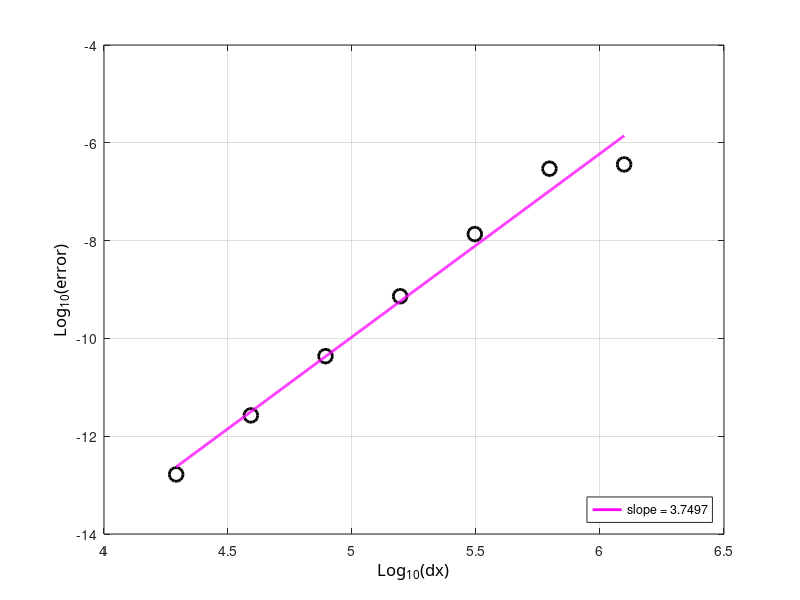

MATLAB code to generate this figure:
clc; clear all; close all;

radius=6371220;
N=[8 16 32 64 128 256 512];
dx=2*pi*radius./(4*N);
e=[1.6810*10^-6 1.1083*10^-7 7.0272*10^-9 4.4093*10^-10 2.7597*10^-11 1.7256*10^-12];
e=[7.2201*10^-6 4.4825*10^-7 2.7976*10^-8 1.7475*10^-9 1.0921*10^-10 6.8256*10^-12];
e=[4.5330*10^-5 2.9233*10^-6 1.8413*10^-7 1.1526*10^-8 7.2074*10^-10 4.5050*10^-11];
e=[9.1275*10^-7 5.4669*10^-8 3.3774*10^-9 2.1023*10^-10 1.3121*10^-11 8.1956*10^-13];
e=[9.2327*10^-7 5.4798*10^-8 3.3815*10^-9 2.1037*10^-10 1.3125*10^-11 8.1976*10^-13];
e=[1.1324*10^-5 1.5151*10^-7 2.4722*10^-9 3.3527*10^-11 1.2897*10^-13 5.3072*10^-14 4.3206*10^-15];
e=[3.6144*10^-7 2.9576*10^-7 1.3604*10^-8 7.2908*10^-10 4.3337*10^-11 2.6633*10^-12 1.6545*10^-13]

ldx=log10(dx);
leh=log10(e);



%% plot 1
figure(11); 
%% curve 1
hl1=plot(ldx,leh,'ok');
set(hl1,'LineWidth',2.0);
set(hl1,'MarkerSize',10);
set(hl1,'MarkerEdgeColor','k');

hold on;
[a11,b1]=polyfit(ldx,leh,1);
tt=linspace(min(ldx),max(ldx),1000);
lsq1=a11(2)+a11(1)*tt;

% %% courbes...
hlf1=plot(tt,lsq1,'-m');
set(hlf1,'LineWidth',2.0);

%% legend
legend(hlf1,{['slope = ' num2str(a11(1))]},'Location','SouthEast')

ha=gca;
xa=get(gca,'Xlabel');
set(ha,'Xgrid','on');
set(xa,'String','Log_{10}(dx)');
set (xa,'FontName','Calibri');
set(xa,'FontSize',12);

% ylabel
ha=gca;
ya=get(gca,'Ylabel');
set(ha,'Ygrid','on');
set(ya,'String','Log_{10}(error)');
set (ya,'FontName','Calibri');
set(ya,'FontSize',12);
